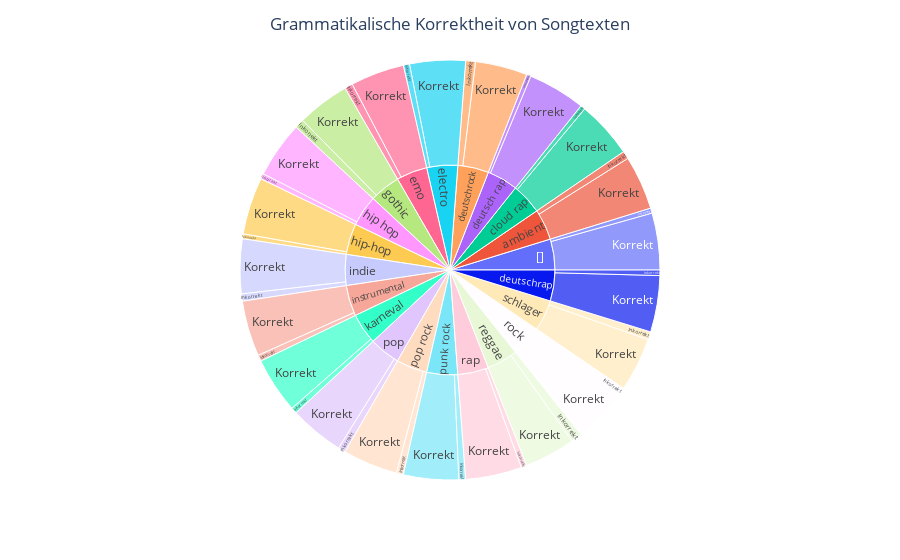

Write notebook code for a chart like this one.
### Code cell
import plotly.express as px
# Grammatik nach genre
fig = px.sunburst(grammar_per_genre_new, path=['genres', "score_type"], values='score' )

fig.update_layout(
    title={
        'text': "Grammatikalische Korrektheit von Songtexten",
        'x': 0.5
    }
)

fig.show()
fig.write_html("../images/grammar_per_genre.html")

### Figure 1 — Plotly figure (JSON) as saved in the notebook; plotly's stock layout.template omitted (floating-point values rounded to 4 significant figures)
{"data": [{"branchvalues": "total", "domain": {"x": [0, 1], "y": [0, 1]}, "hovertemplate": "labels=%{label}<br>score=%{value}<br>parent=%{parent}<br>id=%{id}<extra></extra>", "ids": ["[]/Inkorrekt", "ambient/Inkorrekt", "cloud rap/Inkorrekt", "deutsch rap/Inkorrekt", "deutschrap/Inkorrekt", "deutschrock/Inkorrekt", "electro/Inkorrekt", "emo/Inkorrekt", "gothic/Inkorrekt", "hip hop/Inkorrekt", "hip-hop/Inkorrekt", "indie/Inkorrekt", "instrumental/Inkorrekt", "karneval/Inkorrekt", "pop/Inkorrekt", "pop rock/Inkorrekt", "punk rock/Inkorrekt", "rap/Inkorrekt", "reggae/Inkorrekt", "rock/Inkorrekt", "schlager/Inkorrekt", "[]/Korrekt", "ambient/Korrekt", "cloud rap/Korrekt", "deutsch rap/Korrekt", "deutschrap/Korrekt", "deutschrock/Korrekt", "electro/Korrekt", "emo/Korrekt", "gothic/Korrekt", "hip hop/Korrekt", "hip-hop/Korrekt", "indie/Korrekt", "instrumental/Korrekt", "karneval/Korrekt", "pop/Korrekt", "pop rock/Korrekt", "punk rock/Korrekt", "rap/Korrekt", "reggae/Korrekt", "rock/Korrekt", "schlager/Korrekt", "[]", "ambient", "cloud rap", "deutsch rap", "deutschrap", "deutschrock", "electro", "emo", "gothic", "hip hop", "hip-hop", "indie", "instrumental", "karneval", "pop", "pop rock", "punk rock", "rap", "reggae", "rock", "schlager"], "labels": ["Inkorrekt", "Inkorrekt", "Inkorrekt", "Inkorrekt", "Inkorrekt", "Inkorrekt", "Inkorrekt", "Inkorrekt", "Inkorrekt", "Inkorrekt", "Inkorrekt", "Inkorrekt", "Inkorrekt", "Inkorrekt", "Inkorrekt", "Inkorrekt", "Inkorrekt", "Inkorrekt", "Inkorrekt", "Inkorrekt", "Inkorrekt", "Korrekt", "Korrekt", "Korrekt", "Korrekt", "Korrekt", "Korrekt", "Korrekt", "Korrekt", "Korrekt", "Korrekt", "Korrekt", "Korrekt", "Korrekt", "Korrekt", "Korrekt", "Korrekt", "Korrekt", "Korrekt", "Korrekt", "Korrekt", "Korrekt", "[]", "ambient", "cloud rap", "deutsch rap", "deutschrap", "deutschrock", "electro", "emo", "gothic", "hip hop", "hip-hop", "indie", "instrumental", "karneval", "pop", "pop rock", "punk rock", "rap", "reggae", "rock", "schlager"], "name": "", "parents": ["[]", "ambient", "cloud rap", "deutsch rap", "deutschrap", "deutschrock", "electro", "emo", "gothic", "hip hop", "hip-hop", "indie", "instrumental", "karneval", "pop", "pop rock", "punk rock", "rap", "reggae", "rock", "schlager", "[]", "ambient", "cloud rap", "deutsch rap", "deutschrap", "deutschrock", "electro", "emo", "gothic", "hip hop", "hip-hop", "indie", "instrumental", "karneval", "pop", "pop rock", "punk rock", "rap", "reggae", "rock", "schlager", "", "", "", "", "", "", "", "", "", "", "", "", "", "", "", "", "", "", "", "", ""], "type": "sunburst", "values": [8.23, 12.73, 7.75, 7.04, 8.875, 15.72, 10.05, 13.08, 15.02, 9.031, 7.865, 11.79, 10.13, 9.825, 11.87, 11.11, 10.9, 9.202, 17.8, 12.68, 12.86, 91.77, 87.27, 92.25, 92.96, 91.12, 84.28, 89.95, 86.92, 84.98, 90.97, 92.14, 88.21, 89.87, 90.18, 88.13, 88.89, 89.1, 90.8, 82.2, 87.32, 87.14, 100, 100, 100, 100, 100.0, 100, 100, 100, 100, 100, 100, 100, 100, 100, 100, 100, 100, 100, 100, 100, 100]}], "layout": {"legend": {"tracegroupgap": 0}, "margin": {"t": 60}, "title": {"text": "Grammatikalische Korrektheit von Songtexten", "x": 0.5}}}
